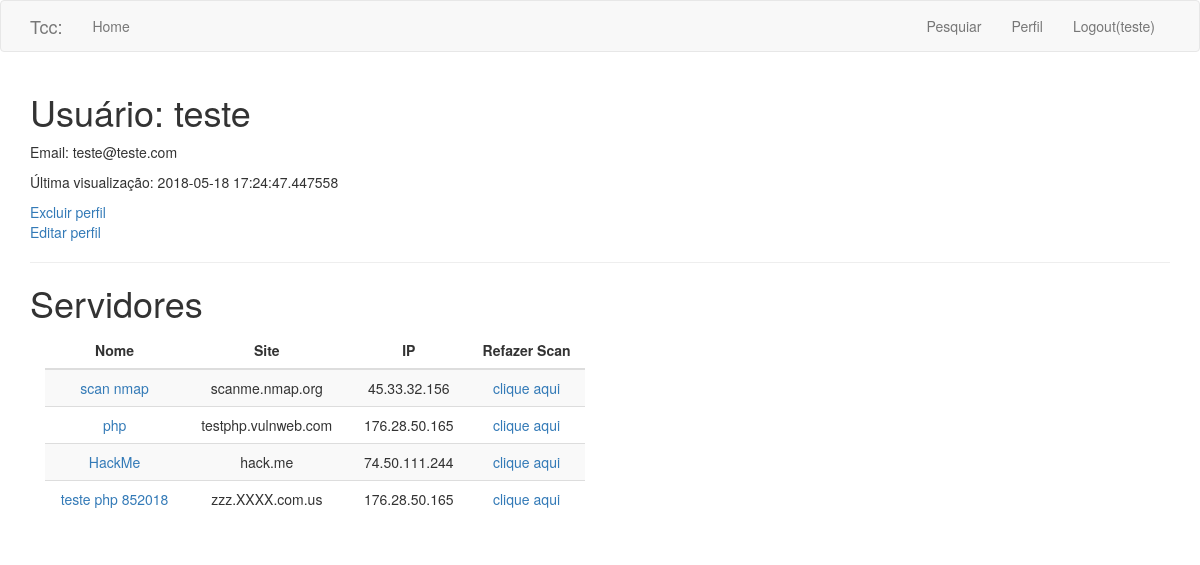
The app's page /usuario/teste (signed in) with its own data.
### app/models.py (models this page shows, shortened)
class Usuario(UserMixin, db.Model):
    id = db.Column(db.Integer, primary_key=True)
    nome = db.Column(db.String(64), index=True, unique=True)
    email = db.Column(db.String(120), index=True, unique=True)
    password_hash = db.Column(db.String(128))
    last_seen = db.Column(db.DateTime, default=datetime.utcnow)
    resultados = db.relationship('Dados', backref='autor_usuario', lazy='dynamic')
    rel_servidor = db.relationship('Servidor', backref='rel_usuario', lazy='dynamic')

class Servidor(db.Model):
    id = db.Column(db.Integer, primary_key=True)
    nome = db.Column(db.String(140), unique=True)#remover esta coluna
    url = db.Column(db.String(255))
    ip = db.Column(db.String(25))
    usuario_id = db.Column(db.Integer, db.ForeignKey('usuario.id'))
    resultados = db.relationship('Dados', backref='autor_servidor', lazy='dynamic')

### app/routes.py (the view)
@app.route('/usuario/<username>')
@login_required
def user(username):
    user = Usuario.query.filter_by(nome=username).first_or_404()
    dados = Dados.query.filter_by(usuario_id=current_user.id)
    servidores = Servidor.query.filter_by(usuario_id=current_user.id)
    return render_template('user.html', title='Perfil de usuário',
                           user=user, dados=dados, servidores=servidores)

### app/models.py (called while the page is built)
@login.user_loader
def load_user(id):
    return Usuario.query.get(int(id))

### app/routes.py (called while the page is built)
@app.before_request
def before_request():
    if current_user.is_authenticated:
        current_user.last_seen = datetime.utcnow()
        db.session.commit()

### app/templates/user.html
{% extends "base.html" %}
{% block app_content %}
    <h1>Usuário: {{ user.nome }}</h1>
    <p>Email: {{ user.email }}</p>
    {% if user.last_seen %}
        <p>Última visualização: {{ user.last_seen }}</p>
    {% endif %}
    <a href="{{ url_for('deletar') }}">Excluir perfil</a>
    {% if user == current_user %}
        <p><a href="{{ url_for('edit_profile') }}">Editar perfil</a></p>
    {% endif %}
    <hr>
        <h1>Servidores</h1>
        <div class="table-responsive col-md-6">
        	<table class="table table-striped border-spacing padding">
        	<thead>
        		<tr>
                    <th class="text-center">Nome</th>
                    <th class="text-center">Site</th>
                    <th class="text-center">IP</th>
                    <th class="text-center">Refazer Scan</th>
                </tr>
            </thead>
        {% for servidor in servidores %}
        <tr class="text-center">
            <td><a href="{{ url_for('dados', nome=servidor.nome) }}">{{ servidor.nome }}</a></td>
            <td>{{ servidor.url }}</td>
            <td>{{ servidor.ip }}</td>
            <td><a href="{{ url_for('refazer', ip=servidor.ip , nome=servidor.nome, url=servidor.url, user=current_user.id) }}">clique aqui</a></td>
        </tr>
        {% endfor %}
    </table>
    </div>
{% endblock %}

### app/templates/base.html (shortened to what this page needs)
{% extends 'bootstrap/base.html' %}
{% block navbar %}
<nav class="navbar navbar-default">
    <div class="container">
        <div class="navbar-header">
        <a class="navbar-brand" href="{{ url_for('index') }}">Tcc:</a>
    </div>
    <div class="collapse navbar-collapse" id="bs-example-navbar-collapse-1">
        <ul class="nav navbar-nav">
            <li><a href="{{ url_for('index') }}">Home</a></li>
        </ul>
        <ul class="nav navbar-nav navbar-right">
        {% if current_user.is_anonymous %}
            <li><a href="{{ url_for('login') }}">Login</a></li>
        {% else %}
            <li><a href="{{ url_for('servidor') }}">Pesquiar</a></li>
            <li><a href="{{ url_for('user', username=current_user.nome) }}">Perfil</a></li>
            <li><a href="{{ url_for('logout') }}">Logout({{ current_user.nome }})</a></li>
        {% endif %}
        </ul>
        </div>
    </div>
</nav>
{% endblock %}
{% block content %}
    <div class="container">
        {% block app_content %}{% endblock %}
    </div>
{% endblock %}

### records on screen
Usuario: nome "teste", email "teste@teste.com", last_seen "2018-05-18 17:24:47.447558"
Servidor: nome "scan nmap", url "scanme.nmap.org", ip "45.33.32.156"
Servidor: nome "php", url "testphp.vulnweb.com", ip "176.28.50.165"
Servidor: nome "HackMe", url "hack.me", ip "74.50.111.244"
Servidor: nome "teste php 852018", url "zzz.XXXX.com.us", ip "176.28.50.165"
